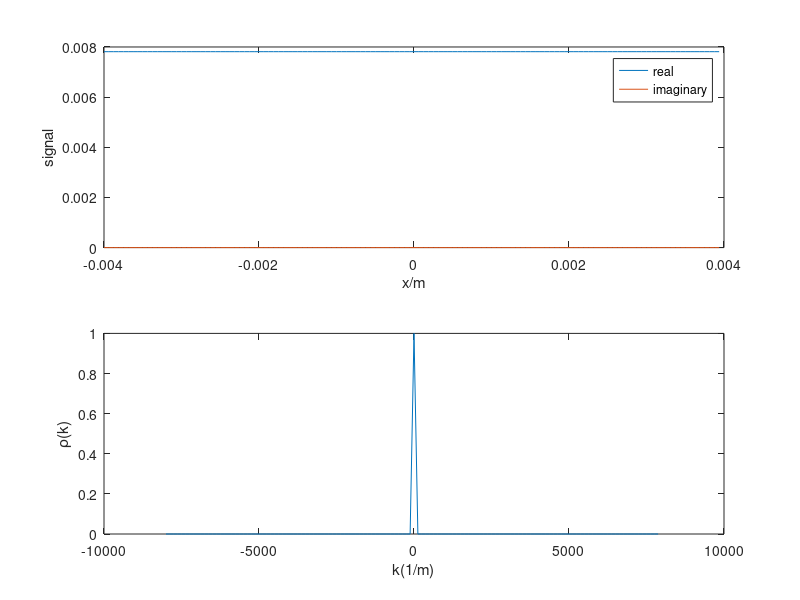

This chart was generated by the following MATLAB code:
clear all
close all
delta_k=zeros(1,128);
delta_k(65)=1;
x=linspace(-0.004,0.004-(2.*(0.004./128)),128);
k=linspace(-8000,8000-125,128);
y=ifftshift(ifft(fftshift(delta_k)));
figure;
subplot(2,1,1)
plot(x,real(y))
hold on
plot(x,imag(y))
legend('real','imaginary')
xlabel('x/m')
ylabel('signal')
subplot(2,1,2)
plot(k,delta_k)
ylabel('\rho(k)')
xlabel('k(1/m)')
